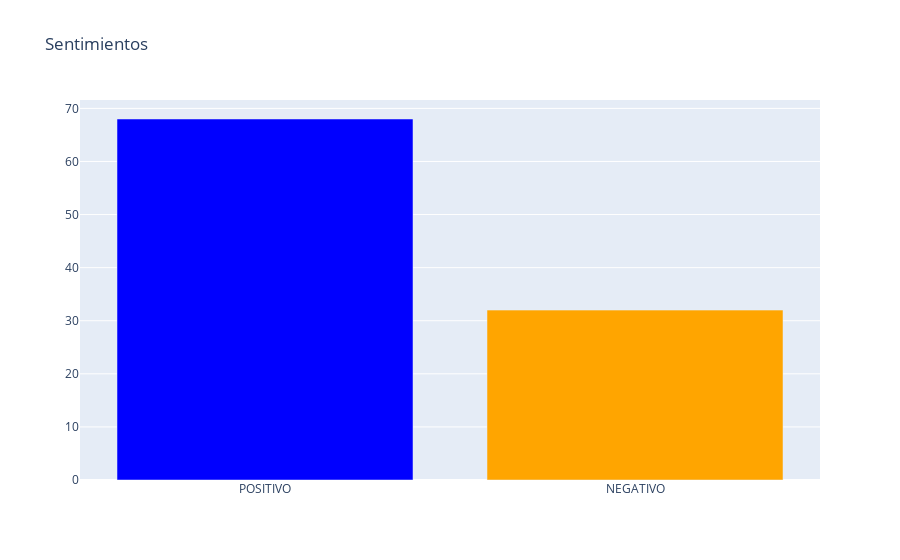

The notebook cell this image was saved under:
### Code cell
trace = go.Bar(x=temp.sentimiento.values,
               y=temp.cuántos.values,
               marker=dict(color=["blue","orange"]))

layout = go.Layout(title='Sentimientos')

fig = go.Figure(data=[trace], layout=layout)
iplot(fig)

### Figure 1 — Plotly figure (JSON) as saved in the notebook; plotly's stock layout.template omitted (floating-point values rounded to 4 significant figures)
{"data": [{"marker": {"color": ["blue", "orange"]}, "type": "bar", "x": ["POSITIVO", "NEGATIVO"], "y": [68, 32]}], "layout": {"title": {"text": "Sentimientos"}}}
